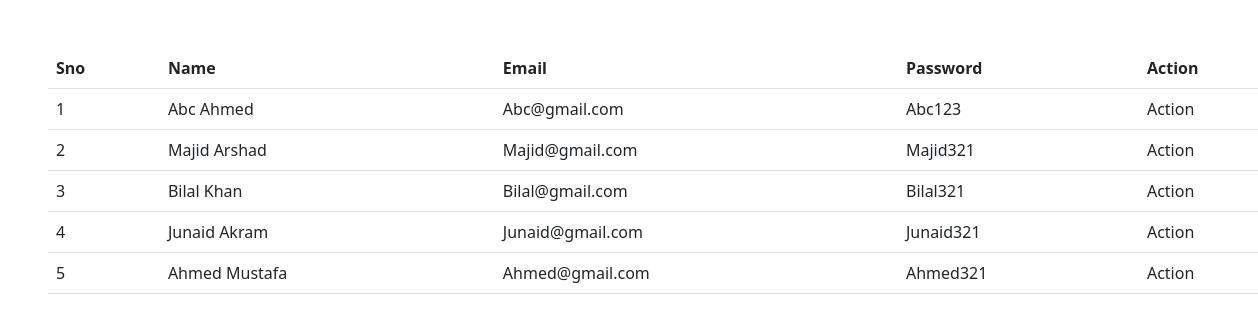
Before: /PHP/crudOperation.php with the older database file.
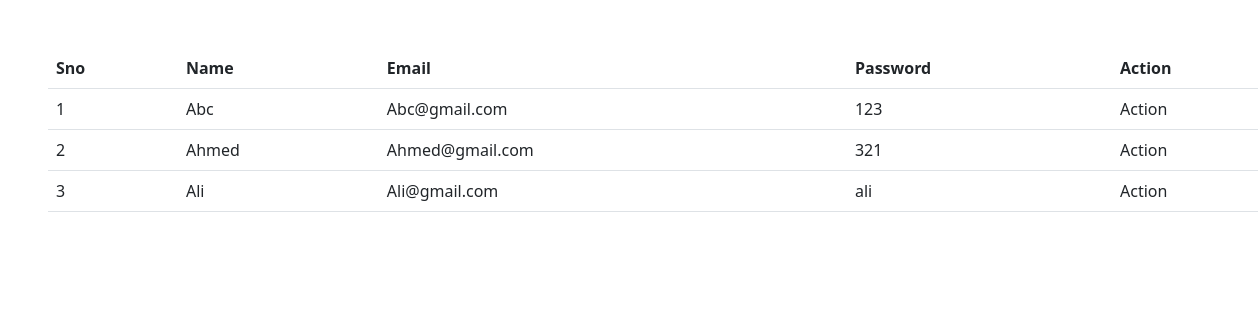
After: the same page with the newer database file.
### tables this page shows
CREATE TABLE `registers` (
  `id` int(11) NOT NULL,
  `name` varchar(255) NOT NULL,
  `email` varchar(255) NOT NULL,
  `password` varchar(255) NOT NULL,
  `role` varchar(255) NOT NULL,
  `status` varchar(255) NOT NULL DEFAULT 'unverified',
  `date` timestamp NOT NULL DEFAULT current_timestamp() ON UPDATE current_timestamp()
);

### PHP/crudOperation.php (the view, shortened to what this page needs)
<?php
$con = mysqli_connect("localhost","root","","fullstack");
$query = mysqli_query($con,"SELECT * FROM registers");
?>
<!doctype html>
<html lang="en">
  <head>
    <link href="https://cdn.jsdelivr.net/npm/bootstrap@5.0.2/dist/css/bootstrap.min.css" rel="stylesheet">
  </head>
  <body>
    <table class="table m-5">
        <tr>
            <th>Sno</th>
            <th>Name</th>
            <th>Email</th>
            <th>Password</th>
            <th>Action</th>
        </tr>
<?php
    foreach($query as $data){
        ?>
        <tr>
            <td><?php echo $data['id']?></td>
            <td><?php echo $data['name']?></td>
            <td><?php echo $data['email']?></td>
            <td><?php echo $data['password']?></td>
            <td>Action</td>
        </tr>
        <?php
    }
?>
    </table>
  </body>
</html>

Changed rows visible on the page:
removed registers: id "4", name "Junaid Akram", email "Junaid@gmail.com", password "Junaid321"
removed registers: id "5", name "Ahmed Mustafa", email "Ahmed@gmail.com", password "Ahmed321"
changed registers "Abc@gmail.com": name "Abc Ahmed" → "Abc"; password "Abc123" → "123"
changed registers id 2: name "Majid Arshad" → "Ahmed"; email "Majid@gmail.com" → "Ahmed@gmail.com"; password "Majid321" → "321"
changed registers id 3: name "Bilal Khan" → "Ali"; email "Bilal@gmail.com" → "Ali@gmail.com"; password "Bilal321" → "ali"
